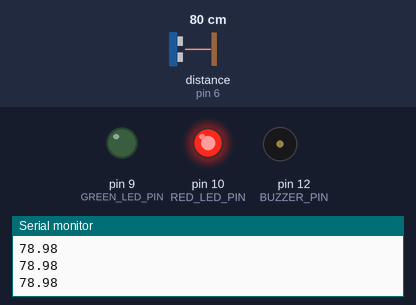
A sketch run on a simulated Arduino Uno, built with avr-gcc and run on an emulated ATmega328P. On the bench: output pins drawn as LEDs (lit = HIGH), buzzer (waves = sounding, pin HIGH), the last lines printed to the serial monitor. Wiring (inferred from the names in the program): ultrasonic range finder: trigger pin 7; echo pin 6. The test bench sets the inputs (shaded band); at power-on: distance to the obstacle (sensor on pin 6) 80 cm. The echo pulse lasts 58.3 µs per cm; pins used as bus, display or sensor lines are not drawn.

Above: at 1.2 s.
1.3 s: distance to the obstacle (sensor on pin 6) set to 12 cm
2.8 s: distance to the obstacle (sensor on pin 6) set to 9 cm
At 3.4 s:
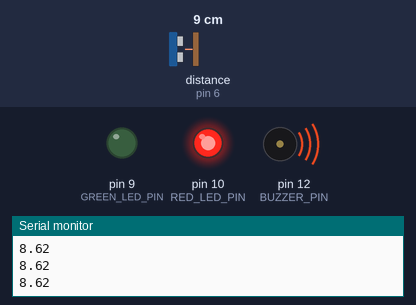
4.3 s: distance to the obstacle (sensor on pin 6) set to 18 cm
At 5.5 s:
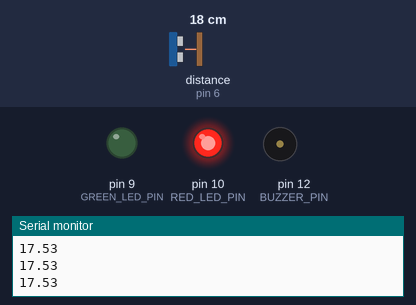
5.8 s: distance to the obstacle (sensor on pin 6) set to 2 cm
At 11.0 s:
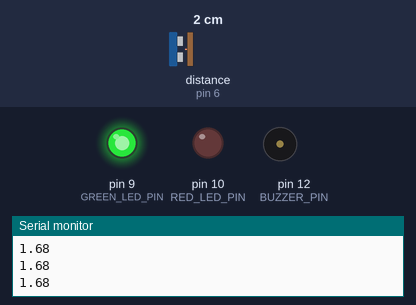
Timing chart, 0 to 11.3 s (numbered marks = the images above; inputs shaded):
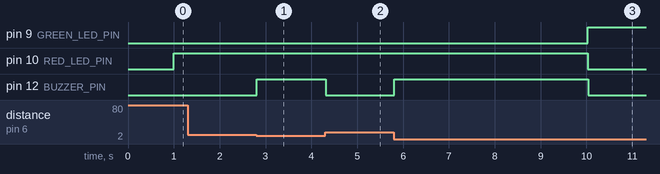

Measured:
- the behaviour switches between 11 and 10 cm on distance to the obstacle (sensor on pin 6) (found by bisection; images 0 and 1)
- after the input at 2.8 s, pin 12 (BUZZER_PIN): LOW → HIGH at once
- after the input at 4.3 s, pin 12 (BUZZER_PIN): HIGH → LOW at once
- after the input at 5.8 s, pin 12 (BUZZER_PIN): LOW → HIGH at once, → LOW 4.2 s later

The sketch:

smartblinker.ino
```cpp
#define RED_LED_PIN 10
#define GREEN_LED_PIN 9
#define BUZZER_PIN 12

unsigned long currTime = 0;
unsigned long prevTime = 0;

int cnt = 1;

int echo = 6;
int trig = 7;

int stopNgo = 0;

float ultraSonic();

void setup() {
  Serial.begin(9600);
  pinMode(RED_LED_PIN, OUTPUT);
  pinMode(GREEN_LED_PIN, OUTPUT);
  pinMode(trig, OUTPUT);
  pinMode(echo, INPUT);
  pinMode(BUZZER_PIN, OUTPUT);
}

void loop() {
  currTime = millis();
  if (currTime - prevTime >= 1000)
  {
    prevTime = currTime;

    cnt++;
    if (cnt >= 16) cnt = 1;


    if (cnt >= 1 && cnt <= 10) {
      digitalWrite(RED_LED_PIN, HIGH);
      digitalWrite(GREEN_LED_PIN, LOW);
      stopNgo = 0;
    } else if (cnt >= 11 && cnt <= 15) {
      digitalWrite(RED_LED_PIN, LOW);
      digitalWrite(GREEN_LED_PIN, HIGH);
      stopNgo = 1;
    }
  }

  float distans = ultraSonic();
  Serial.println(distans);

  if (distans <= 10 && stopNgo == 0) {
    digitalWrite(BUZZER_PIN, HIGH);
  } else {
    digitalWrite(BUZZER_PIN, LOW);
  }
}

float ultraSonic()
{
  digitalWrite(trig, HIGH);
  delayMicroseconds(10);
  digitalWrite(trig, LOW);

  unsigned long duration = pulseIn(echo, HIGH);

  float distanceCM = ((34000.0 * duration) / 1000000.0) / 2;

  return distanceCM;
}
```
